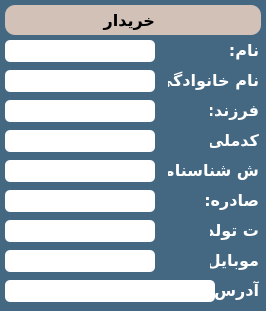
    <widget class="QFrame" name="deal_frame_3">
     <property name="geometry">
      <rect>
       <x>558</x>
       <y>45</y>
       <width>266</width>
       <height>311</height>
      </rect>
     </property>
     <property name="styleSheet">
      <string notr="true">background-color: #456882;
border-radius: 10px;</string>
     </property>
     <property name="frameShape">
      <enum>QFrame::Shape::StyledPanel</enum>
     </property>
     <property name="frameShadow">
      <enum>QFrame::Shadow::Raised</enum>
     </property>
     <widget class="QFrame" name="frame_4">
      <property name="geometry">
       <rect>
        <x>5</x>
        <y>5</y>
        <width>256</width>
        <height>30</height>
       </rect>
      </property>
      <property name="styleSheet">
       <string notr="true">background-color: #D2C1B6;</string>
      </property>
      <property name="frameShape">
       <enum>QFrame::Shape::StyledPanel</enum>
      </property>
      <property name="frameShadow">
       <enum>QFrame::Shadow::Raised</enum>
      </property>
      <widget class="QLabel" name="label_5">
       <property name="geometry">
        <rect>
         <x>80</x>
         <y>0</y>
         <width>70</width>
         <height>30</height>
        </rect>
       </property>
       <property name="font">
        <font>
         <family>Pelak</family>
         <pointsize>12</pointsize>
         <bold>true</bold>
        </font>
       </property>
       <property name="styleSheet">
        <string notr="true"/>
       </property>
       <property name="text">
        <string>خریدار</string>
       </property>
      </widget>
     </widget>
     <widget class="QLabel" name="label_17">
      <property name="geometry">
       <rect>
        <x>210</x>
        <y>280</y>
        <width>49</width>
        <height>20</height>
       </rect>
      </property>
      <property name="font">
       <font>
        <family>IRANSansDN</family>
        <pointsize>12</pointsize>
        <bold>true</bold>
       </font>
      </property>
      <property name="styleSheet">
       <string notr="true">color: rgb(255, 255, 255);</string>
      </property>
      <property name="text">
       <string>آدرس:</string>
      </property>
     </widget>
     <widget class="QLabel" name="label_18">
      <property name="geometry">
       <rect>
        <x>168</x>
        <y>160</y>
        <width>91</width>
        <height>20</height>
       </rect>
      </property>
      <property name="font">
       <font>
        <family>IRANSansDN</family>
        <pointsize>12</pointsize>
        <bold>true</bold>
       </font>
      </property>
      <property name="styleSheet">
       <string notr="true">color: rgb(255, 255, 255);</string>
      </property>
      <property name="text">
       <string>ش شناسنامه:</string>
      </property>
     </widget>
     <widget class="QLabel" name="label_19">
      <property name="geometry">
       <rect>
        <x>210</x>
        <y>220</y>
        <width>49</width>
        <height>20</height>
       </rect>
      </property>
      <property name="font">
       <font>
        <family>IRANSansDN</family>
        <pointsize>12</pointsize>
        <bold>true</bold>
       </font>
      </property>
      <property name="styleSheet">
       <string notr="true">color: rgb(255, 255, 255);</string>
      </property>
      <property name="text">
       <string>ت تولد:</string>
      </property>
     </widget>
     <widget class="QLabel" name="label_20">
      <property name="geometry">
       <rect>
        <x>198</x>
        <y>190</y>
        <width>61</width>
        <height>20</height>
       </rect>
      </property>
      <property name="font">
       <font>
        <family>IRANSansDN</family>
        <pointsize>12</pointsize>
        <bold>true</bold>
       </font>
      </property>
      <property name="styleSheet">
       <string notr="true">color: rgb(255, 255, 255);</string>
      </property>
      <property name="text">
       <string>صادره:</string>
      </property>
     </widget>
     <widget class="QLabel" name="label_21">
      <property name="geometry">
       <rect>
        <x>210</x>
        <y>130</y>
        <width>49</width>
        <height>20</height>
       </rect>
      </property>
      <property name="font">
       <font>
        <family>IRANSansDN</family>
        <pointsize>12</pointsize>
        <bold>true</bold>
       </font>
      </property>
      <property name="styleSheet">
       <string notr="true">color: rgb(255, 255, 255);</string>
      </property>
      <property name="text">
       <string>کدملی:</string>
      </property>
     </widget>
     <widget class="QLabel" name="label_22">
      <property name="geometry">
       <rect>
        <x>210</x>
        <y>40</y>
        <width>49</width>
        <height>20</height>
       </rect>
      </property>
      <property name="font">
       <font>
        <family>IRANSansDN</family>
        <pointsize>12</pointsize>
        <bold>true</bold>
       </font>
      </property>
      <property name="styleSheet">
       <string notr="true">color: rgb(255, 255, 255);</string>
      </property>
      <property name="text">
       <string>نام: </string>
      </property>
     </widget>
     <widget class="QLabel" name="label_23">
      <property name="geometry">
       <rect>
        <x>210</x>
        <y>100</y>
        <width>49</width>
        <height>20</height>
       </rect>
      </property>
      <property name="font">
       <font>
        <family>IRANSansDN</family>
        <pointsize>12</pointsize>
        <bold>true</bold>
       </font>
      </property>
      <property name="styleSheet">
       <string notr="true">color: rgb(255, 255, 255);</string>
      </property>
      <property name="text">
       <string>فرزند:</string>
      </property>
     </widget>
     <widget class="QLabel" name="label_24">
      <property name="geometry">
       <rect>
        <x>210</x>
        <y>250</y>
        <width>49</width>
        <height>20</height>
       </rect>
      </property>
      <property name="font">
       <font>
        <family>IRANSansDN</family>
        <pointsize>12</pointsize>
        <bold>true</bold>
       </font>
      </property>
      <property name="styleSheet">
       <string notr="true">color: rgb(255, 255, 255);</string>
      </property>
      <property name="text">
       <string>موبایل:</string>
      </property>
     </widget>
     <widget class="QLabel" name="label_25">
      <property name="geometry">
       <rect>
        <x>168</x>
        <y>70</y>
        <width>91</width>
        <height>20</height>
       </rect>
      </property>
      <property name="font">
       <font>
        <family>IRANSansDN</family>
        <pointsize>12</pointsize>
        <bold>true</bold>
       </font>
      </property>
      <property name="styleSheet">
       <string notr="true">color: rgb(255, 255, 255);</string>
      </property>
      <property name="text">
       <string>نام خانوادگی:</string>
      </property>
     </widget>
     <widget class="QLineEdit" name="buyer_name">
      <property name="geometry">
       <rect>
        <x>5</x>
        <y>40</y>
        <width>150</width>
        <height>22</height>
       </rect>
      </property>
      <property name="styleSheet">
       <string notr="true">background-color: rgb(255, 255, 255);
border-radius: 5px;</string>
      </property>
     </widget>
     <widget class="QLineEdit" name="buyer_ncode">
      <property name="geometry">
       <rect>
        <x>5</x>
        <y>130</y>
        <width>150</width>
        <height>22</height>
       </rect>
      </property>
      <property name="styleSheet">
       <string notr="true">background-color: rgb(255, 255, 255);
border-radius: 5px;</string>
      </property>
     </widget>
     <widget class="QLineEdit" name="buyer_phone">
      <property name="geometry">
       <rect>
        <x>5</x>
        <y>250</y>
        <width>150</width>
        <height>22</height>
       </rect>
      </property>
      <property name="styleSheet">
       <string notr="true">background-color: rgb(255, 255, 255);
border-radius: 5px;</string>
      </property>
     </widget>
     <widget class="QLineEdit" name="buyer_lname">
      <property name="geometry">
       <rect>
        <x>5</x>
        <y>70</y>
        <width>150</width>
        <height>22</height>
       </rect>
      </property>
      <property name="styleSheet">
       <string notr="true">background-color: rgb(255, 255, 255);
border-radius: 5px;</string>
      </property>
     </widget>
     <widget class="QLineEdit" name="buyer_shcode">
      <property name="geometry">
       <rect>
        <x>5</x>
        <y>160</y>
        <width>150</width>
        <height>22</height>
       </rect>
      </property>
      <property name="styleSheet">
       <string notr="true">background-color: rgb(255, 255, 255);
border-radius: 5px;</string>
      </property>
     </widget>
     <widget class="QLineEdit" name="buyer_father">
      <property name="geometry">
       <rect>
        <x>5</x>
        <y>100</y>
        <width>150</width>
        <height>22</height>
       </rect>
      </property>
      <property name="styleSheet">
       <string notr="true">background-color: rgb(255, 255, 255);
border-radius: 5px;</string>
      </property>
     </widget>
     <widget class="QLineEdit" name="buyer_from">
      <property name="geometry">
       <rect>
        <x>5</x>
        <y>190</y>
        <width>150</width>
        <height>22</height>
       </rect>
      </property>
      <property name="styleSheet">
       <string notr="true">background-color: rgb(255, 255, 255);
border-radius: 5px;</string>
      </property>
     </widget>
     <widget class="QLineEdit" name="buyer_adress">
      <property name="geometry">
       <rect>
        <x>5</x>
        <y>280</y>
        <width>210</width>
        <height>22</height>
       </rect>
      </property>
      <property name="styleSheet">
       <string notr="true">background-color: rgb(255, 255, 255);
border-radius: 5px;</string>
      </property>
     </widget>
     <widget class="QLineEdit" name="buyer_birth">
      <property name="geometry">
       <rect>
        <x>5</x>
        <y>220</y>
        <width>150</width>
        <height>22</height>
       </rect>
      </property>
      <property name="styleSheet">
       <string notr="true">background-color: rgb(255, 255, 255);
border-radius: 5px;</string>
      </property>
     </widget>
    </widget>
